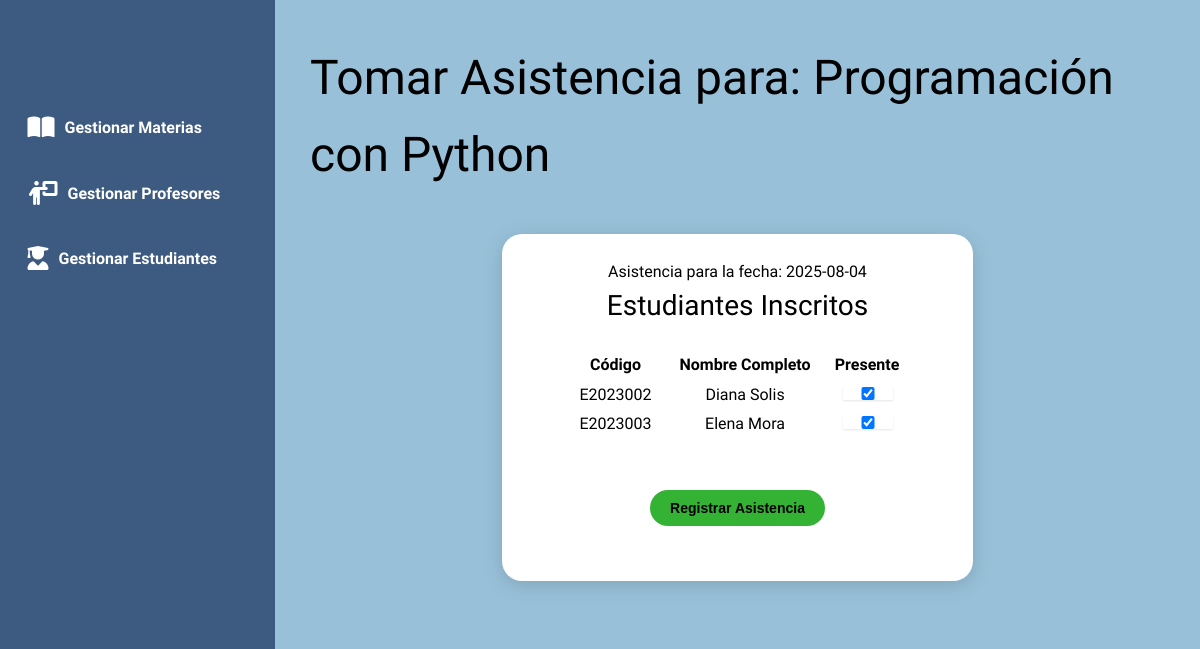
/materia/2, run on the app's committed database.
### models.py (models this page shows)
class Materia(Base):
    __tablename__ = 'materias'
    id = Column(Integer, primary_key=True)
    nombre_materia = Column(String(100), nullable=False)
    codigo_materia = Column(String(20), unique=True, nullable=False)
    profesor_id = Column(Integer, ForeignKey('profesores.id'))
    profesor = relationship("Profesor", back_populates="materias")
    inscripciones = relationship("Inscripcion", back_populates="materia", cascade="all, delete-orphan")

class Inscripcion(Base):
    __tablename__ = 'inscripciones'
    id = Column(Integer, primary_key=True)
    estudiante_id = Column(Integer, ForeignKey('estudiantes.id'))
    materia_id = Column(Integer, ForeignKey('materias.id'))
    fecha_inscripcion = Column(Date, default=datetime.date.today)
    estudiante = relationship("Estudiante")
    materia = relationship("Materia")
    asistencias = relationship("Asistencia", back_populates="inscripcion", cascade="all, delete-orphan")

class Estudiante(Base):
    __tablename__ = 'estudiantes'
    id = Column(Integer, primary_key=True)
    nombre = Column(String(50), nullable=False)
    apellido = Column(String(50), nullable=False)
    codigo_estudiante = Column(String(20), unique=True, nullable=False)
    is_active = Column(Boolean, default=True, nullable=False)

### app.py (the view)
@app.route('/materia/<int:materia_id>')
def materia_detalle(materia_id):
    materia = session.query(Materia).filter_by(id=materia_id).one()
    inscripciones = session.query(Inscripcion).join(Estudiante).filter(
        Inscripcion.materia_id == materia_id,
        Estudiante.is_active == True
    ).all()
    today = datetime.date.today().strftime("%Y-%m-%d")
    return render_template('materia_detalle.html', materia=materia, inscripciones=inscripciones, today=today)

### templates/materia_detalle.html (shortened to what this page needs)
{% extends "base.html" %}  {% block content %}
<h2>Tomar Asistencia para: {{ materia.nombre_materia }}</h2>
<div class="form-card no-padding-top">
	<form action="{{ url_for('registrar_asistencia') }}" method="POST">
		<p>Asistencia para la fecha: {{ today }}</p>
		<h3>Estudiantes Inscritos</h3>
		<table>
			<thead>
				<tr>
					<th>Código</th>
					<th>Nombre Completo</th>
					<th>Presente</th>
				</tr>
			</thead>
			<tbody>
				{% for inscripcion in inscripciones %}
				<tr>
					<td>{{ inscripcion.estudiante.codigo_estudiante }}</td>
					<td>
						{{ inscripcion.estudiante.nombre }} {{
						inscripcion.estudiante.apellido }}
					</td>
					<td>
						<input type="checkbox" name="presente" value="{{ inscripcion.id }}" checked/>
					</td>
				</tr>
				{% else %}
				<tr>
					<td colspan="3">No hay estudiantes inscritos en esta materia.</td>
				</tr>
				{% endfor %}
			</tbody>
		</table>
		<br />
		<div class="form-buttons">
			<button type="submit" class="btn btn-accept">Registrar Asistencia</button>
		</div>
	</form>
</div>
{% endblock %}

### static/css/styles.css (style rules this page uses)
body { font-family: kadwa, -apple-system, BlinkMacSystemFont, "Segoe UI", Roboto, "Helvetica Neue", Arial, sans-serif; line-height: 1.6; margin: 0; background-color: #98C1D9; color: #000; }
h1, h2, h3, p { font-weight: 100; margin: 0; }
h2 { font-size: 48px; }
h3 { font-size: 28px; }
.form-card form, .inscription-card form { display: flex; flex-direction: column; align-items: center; }
.form-card { display: flex; justify-content: center; width: fit-content; padding: 50px; margin: 40px auto; border-radius: 20px; background-color: #ffffff; box-shadow: 0 4px 20px rgba(0, 0, 0, 0.15); }
.no-padding-top { padding-block-start: 25px; }
.form-card input, .form-card select, .inscription-card select { border-radius: 8px; width: 350px; padding: 10px; font-size: 16px; border: 1px solid #ccc; box-shadow: 0px 1px 2px rgba(0, 0, 0, 0.1); }
.form-card td { text-align: center; padding-inline: 25px; }
.no-padding-top h3 { margin-block-end: 20px; }
.no-padding-top input { width: 50px; }
.form-buttons { display: flex; gap: 20px; margin-top: 20px; }
.btn { text-decoration: none; cursor: pointer; text-align: center; padding: 8px 12px; border-radius: 50px; color: #000000; }
.btn-accept, .btn-cancel { font-size: 14px; font-weight: bold; padding: 10px 20px; margin-block: 5px; border: none; border-radius: 30px; transition: background-color 0.3s ease; }
.btn-accept { background-color: #34b233; }

### data on the page
Materia: nombre_materia "Programación con Python"
Inscripcion: estudiante.codigo_estudiante "E2023002", estudiante.nombre "Diana", estudiante.apellido "Solis"
Inscripcion: estudiante.codigo_estudiante "E2023003", estudiante.nombre "Elena", estudiante.apellido "Mora"
